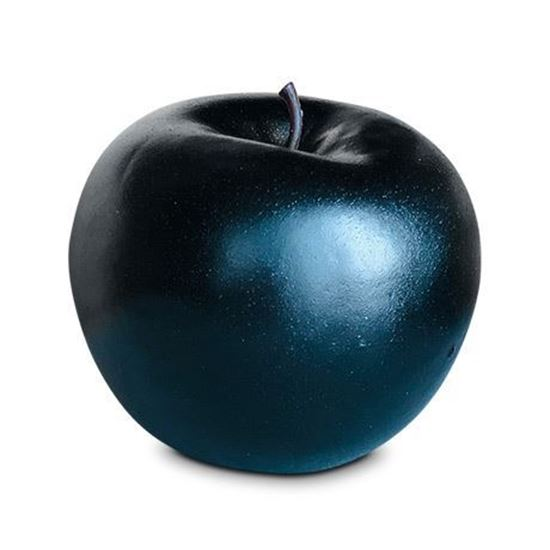
#> input picture apple.jpeg, 550 x 550 px
$ python 'Deneme19 - Otsu Thresholding.py'
#> lines starting #> are read from the running program, lines starting #| are printed output that depends on the picture; after the words box and inside, x2 and y2 are one past the last pixel; in counts of white or black regions, pixels touching at a corner belong together
import cv2
image = cv2.imread("apple.jpeg",0)
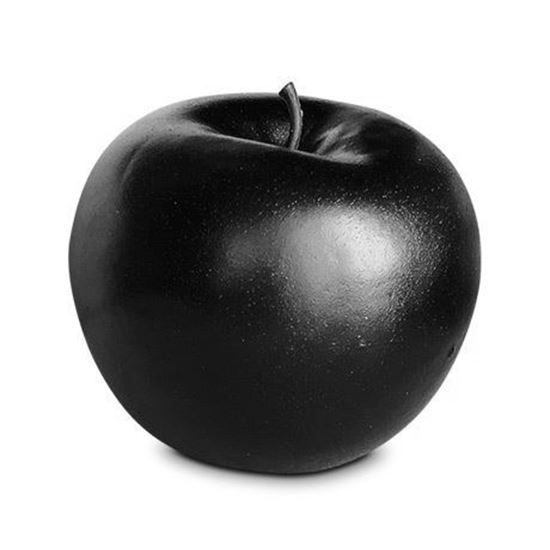
#> image: shape (550, 550); min 0, max 255, mean 168.9

# Simple Thresholding
ret, thresh = cv2.threshold(image,127,255,cv2.THRESH_BINARY)
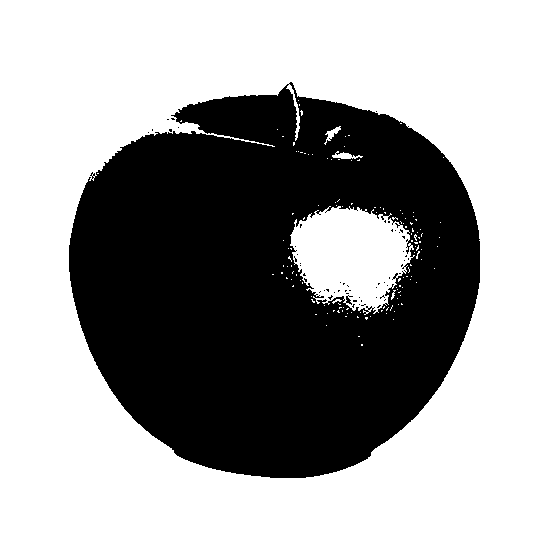
#> thresh: shape (550, 550); 62.2% white; 56 black regions (55 under 20 px), largest, box (x1, y1, x2, y2) and area: (69, 82, 480, 478) 114271

# Otsu Thresholding
ret2, thresh2 = cv2.threshold(image,0,255,cv2.THRESH_BINARY+cv2.THRESH_OTSU)
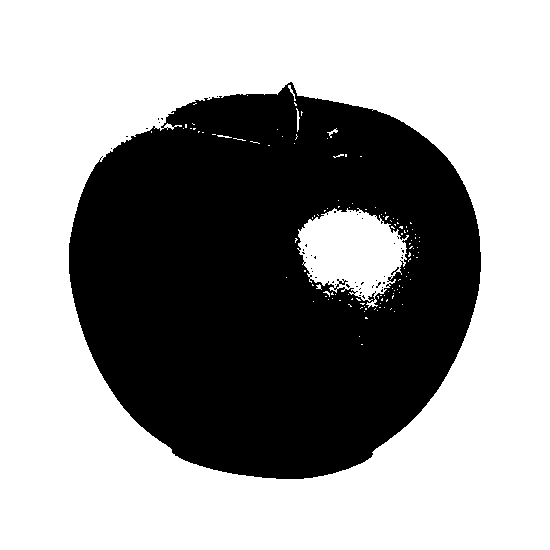
#> thresh2: shape (550, 550); 60.9% white; 46 black regions (45 under 20 px), largest, box (x1, y1, x2, y2) and area: (69, 82, 481, 479) 118298
#> ret2 = 146

cv2.imshow("Orijinal",image)
cv2.imshow("Simple",thresh)
cv2.imshow("Otsu",thresh2)
print(ret2)
#| 146.0

cv2.waitKey(0)
cv2.destroyAllWindows()
